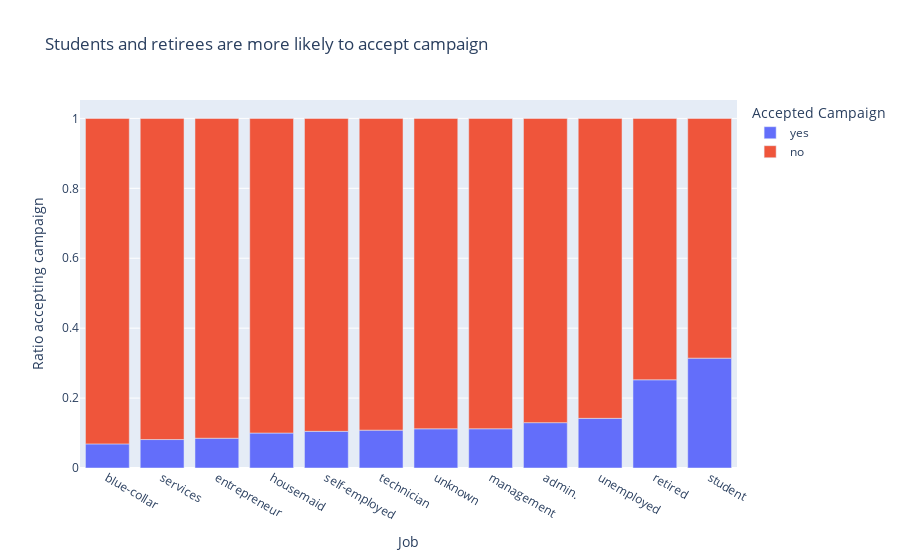

Notebook code cell kept with this figure:
### Code cell
job_ratio = (by_y_df['job'].value_counts() / df['job'].value_counts()).reset_index()
fig = px.bar(
    job_ratio.sort_values(by='count'),
    x='job',
    y='count',
    color='y',
    title="Students and retirees are more likely to accept campaign",
    labels={"job": "Job", "count": "Ratio accepting campaign", 'y': 'Accepted Campaign'},
)
fig.show()
fig.write_image("images/job_acceptance_ratio.png")

### Figure 1 — Plotly figure (JSON) as saved in the notebook; plotly's stock layout.template omitted (floating-point values rounded to 4 significant figures)
{"data": [{"hovertemplate": "Accepted Campaign=yes<br>Job=%{x}<br>Ratio accepting campaign=%{y}<extra></extra>", "legendgroup": "yes", "marker": {"color": "#636efa", "pattern": {"shape": ""}}, "name": "yes", "orientation": "v", "showlegend": true, "textposition": "auto", "x": ["blue-collar", "services", "entrepreneur", "housemaid", "self-employed", "technician", "unknown", "management", "admin.", "unemployed", "retired", "student"], "xaxis": "x", "y": [0.06894, 0.08138, 0.08516, 0.1, 0.1049, 0.1083, 0.1121, 0.1122, 0.1297, 0.142, 0.2523, 0.3143], "yaxis": "y", "type": "bar"}, {"hovertemplate": "Accepted Campaign=no<br>Job=%{x}<br>Ratio accepting campaign=%{y}<extra></extra>", "legendgroup": "no", "marker": {"color": "#EF553B", "pattern": {"shape": ""}}, "name": "no", "orientation": "v", "showlegend": true, "textposition": "auto", "x": ["student", "retired", "unemployed", "admin.", "management", "unknown", "technician", "self-employed", "housemaid", "entrepreneur", "services", "blue-collar"], "xaxis": "x", "y": [0.6857, 0.7477, 0.858, 0.8703, 0.8878, 0.8879, 0.8917, 0.8951, 0.9, 0.9148, 0.9186, 0.9311], "yaxis": "y", "type": "bar"}], "layout": {"xaxis": {"anchor": "y", "domain": [0.0, 1.0], "title": {"text": "Job"}}, "yaxis": {"anchor": "x", "domain": [0.0, 1.0], "title": {"text": "Ratio accepting campaign"}}, "legend": {"title": {"text": "Accepted Campaign"}, "tracegroupgap": 0}, "title": {"text": "Students and retirees are more likely to accept campaign"}, "barmode": "relative"}}
